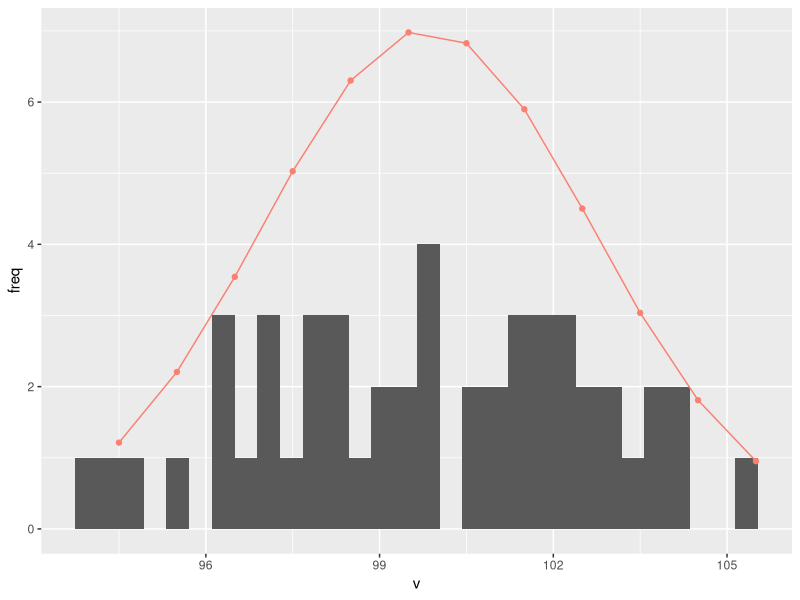
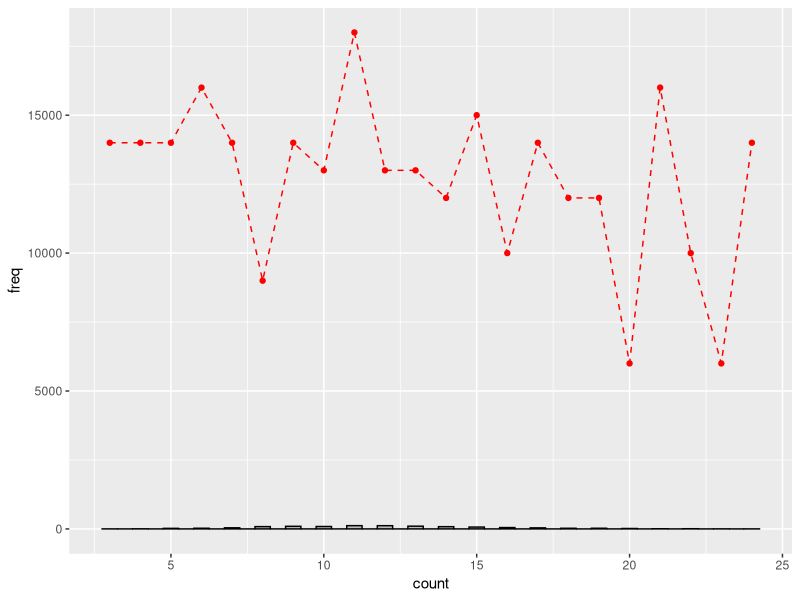

The R script that drew these images, in order:
#Probability lab

library(tidyverse)
library(patchwork)

#Normal distribution



##The function rnorm() produces a random variable that follows a Normal distribution with a specified mean and SD. Using this function,

##Generate a variable with 50 observations.

# Load required library
library(ggplot2)


v <- rnorm(n=50, mean = 100, sd = 3)
bin <- seq(floor(min(v)), ceiling(max(v)), by = 1)

p <- NULL # empty object for probability
for (i in 1:(length(bin) - 1)) {
  p[i] <- pnorm(bin[i+1], mean = mean(v), sd = sd(v)) - pnorm(bin[i], mean = mean(v), sd = sd(v))
}

df_prob <- tibble(bin = bin[-length(bin)]+ 0.5,
                  prob = p) %>%
  mutate(freq = length(v)*prob)


df_v <- tibble(v = v)
df_v %>%
  ggplot(aes(x = v))+
  geom_histogram()+
  geom_point(data = df_prob,
             aes(x = bin,
                 y = freq),
                 color = "salmon")+
  geom_line(data = df_prob,
            aes(x = bin,
                y = freq), 
            color = "salmon")

#poisson distribution

x <- rpois(n = 1000, lambda = 12)


library(tidyverse)

# Generate Poisson-distributed data

x <- rpois(n = 1000, lambda = 12)
df_count <- tibble(count = x)

# Estimate lambda from data
lambda_hat <- mean(df_count$count)

# Create theoretical Poisson probabilities
x_vals <- seq(min(x), max(x), by = 1)
pm <- rpois(x_vals, lambda = lambda_hat)

# Create data frame for Poisson probabilities
df_prob <- tibble(x = x_vals, y = pm) %>%
  mutate(freq = y * nrow(df_count))

# Plot histogram 
df_count %>%
  ggplot(aes(x = count)) + 
  geom_histogram(binwidth = 0.5, fill = "gray", color = "black") +
  geom_line(data = df_prob,
            aes(x = x, y = freq),
            linetype = "dashed", color = "red") +
  geom_point(data = df_prob,
             aes(x = x, y = freq),
             color = "red")



